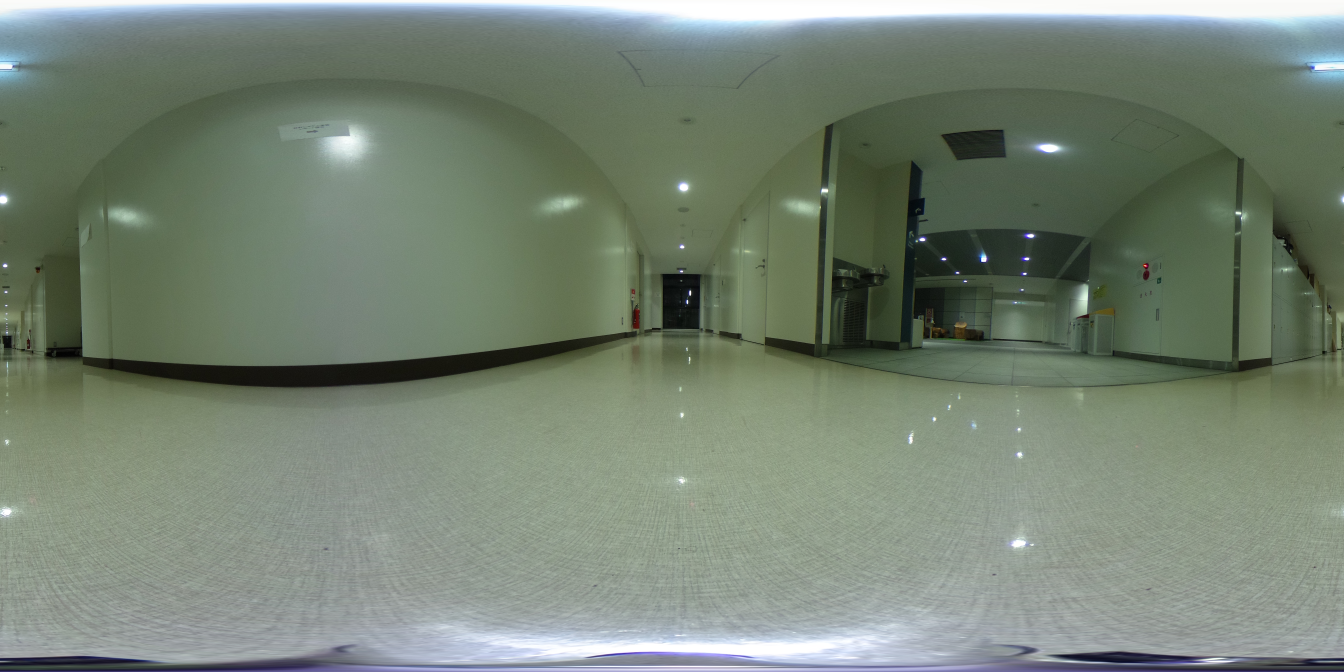
#> input picture default_references/R0010040.JPG, 5376 x 2688 px (shown at 1/4 size); its folder holds only this picture in this run
$ python resize_imgs.py
#> lines starting #> are read from the running program, lines starting #| are printed output that depends on the picture
import os
import argparse
from glob import iglob
from PIL import Image

parser = argparse.ArgumentParser(description="")
parser.add_argument("--type", type=str, default="reference")
args = parser.parse_args()
if args.type == "reference":
    default_directory = "default_references"
    saving_directory = "reference_images"
else:
    default_directory = "default_query"
    saving_directory = "query_images"

for i, path in enumerate(iglob(os.path.join(default_directory, "*"))):
    image = Image.open(path)
#> image is the input picture: PIL image 5376x2688 RGB; mean R, G, B 118, 130.7, 115.6
    image = image.crop((0, 0, 5375, 2688/3*2))###
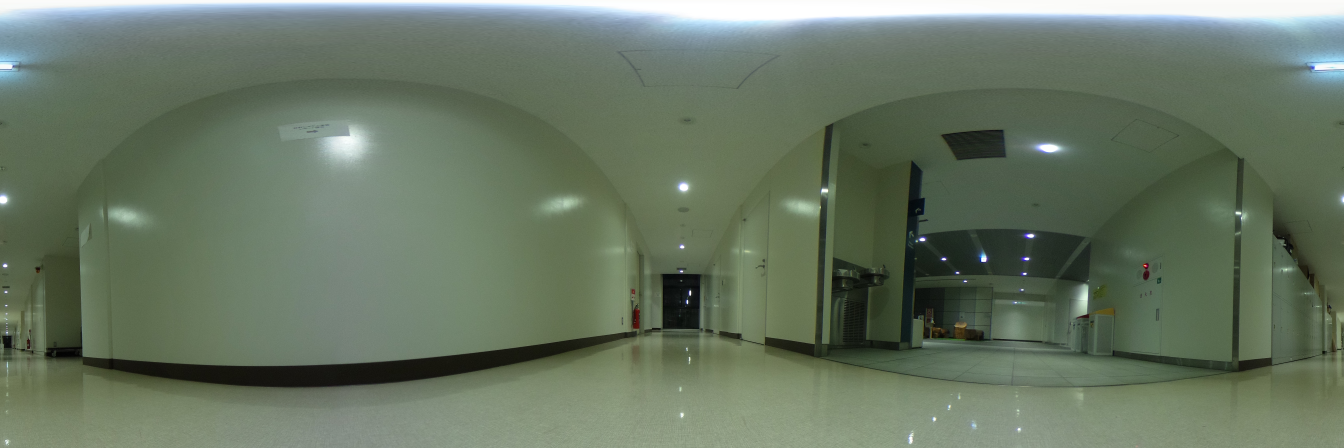
#> image: PIL image 5375x1792 RGB (shown at 1/4 size); mean R, G, B 103.6, 117.8, 99.2
    resized_image = image.resize((224*4, 224), Image.LANCZOS)
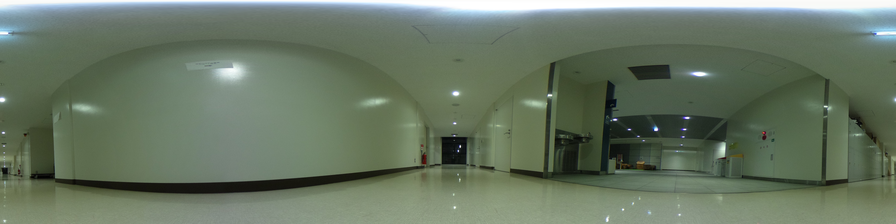
#> resized_image: PIL image 896x224 RGB; mean R, G, B 103.6, 117.8, 99.2
    os.makedirs(saving_directory, exist_ok=True)
    resized_image.save(f"{saving_directory}/{i}_resized.jpg")

$ run again, on default_references/R0010044.JPG
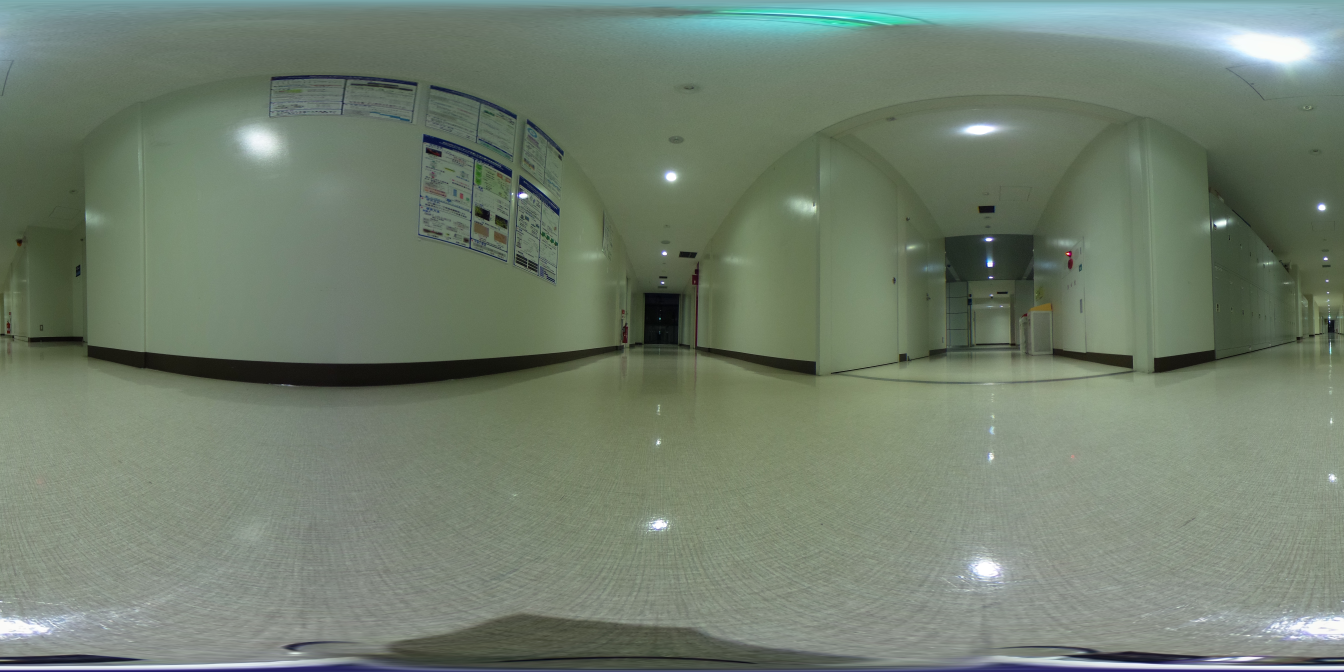
#> input picture default_references/R0010044.JPG, 5376 x 2688 px (shown at 1/4 size)
#> image is the input picture: PIL image 5376x2688 RGB; mean R, G, B 113.4, 126.6, 110.4
#> `image = image.crop((0, 0, 5375, 2688/3*2))###`:
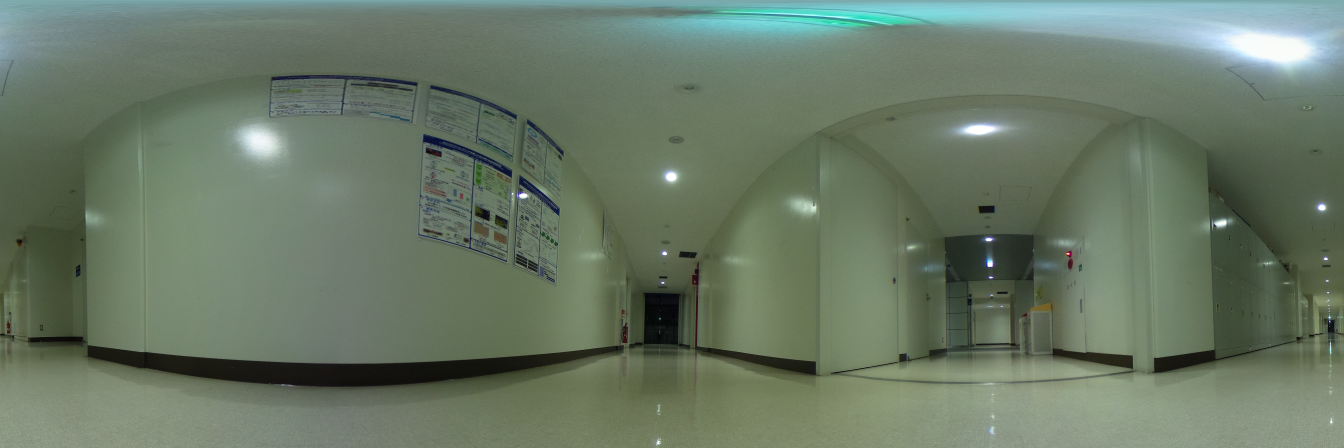
#> image: PIL image 5375x1792 RGB (shown at 1/4 size); mean R, G, B 104.8, 120.4, 101.9
#> `resized_image = image.resize((224*4, 224), Image.LANCZOS)`:
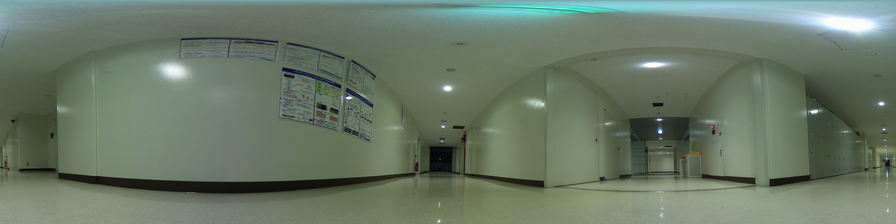
#> resized_image: PIL image 896x224 RGB; mean R, G, B 104.8, 120.4, 101.9

$ run again, on default_references/R0010045.JPG
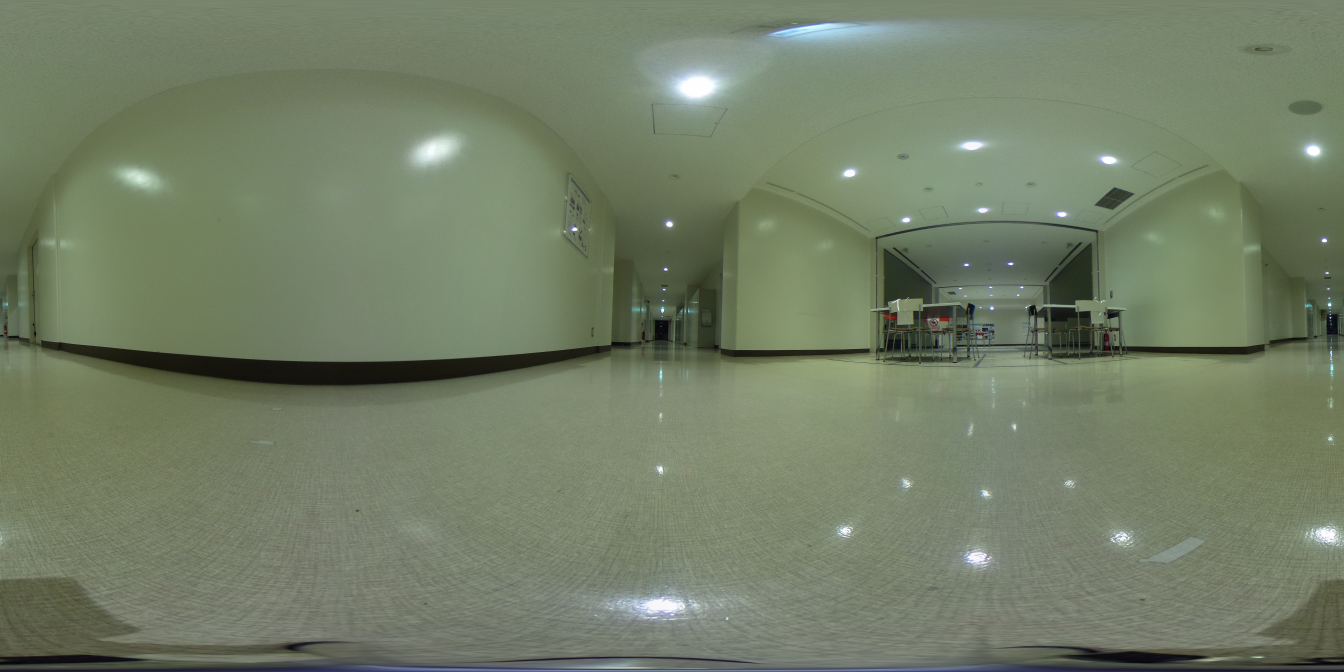
#> input picture default_references/R0010045.JPG, 5376 x 2688 px (shown at 1/4 size)
#> image is the input picture: PIL image 5376x2688 RGB; mean R, G, B 114.8, 126.4, 102.8
#> `image = image.crop((0, 0, 5375, 2688/3*2))###`:
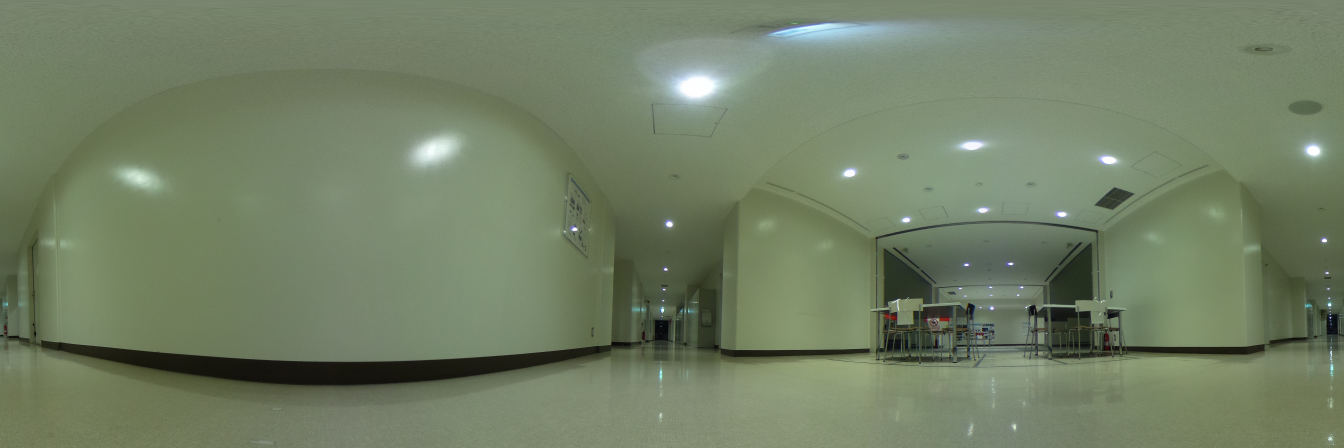
#> image: PIL image 5375x1792 RGB (shown at 1/4 size); mean R, G, B 113.7, 127.2, 101
#> `resized_image = image.resize((224*4, 224), Image.LANCZOS)`:
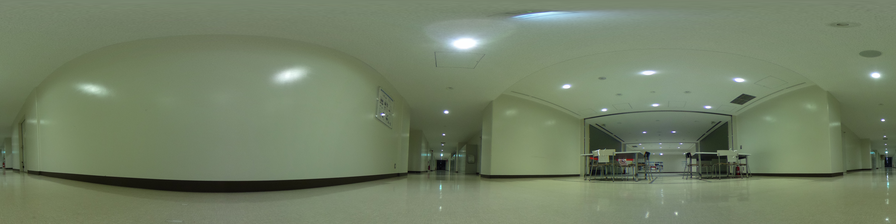
#> resized_image: PIL image 896x224 RGB; mean R, G, B 113.7, 127.2, 101

$ run again, on default_references/R0010046.JPG
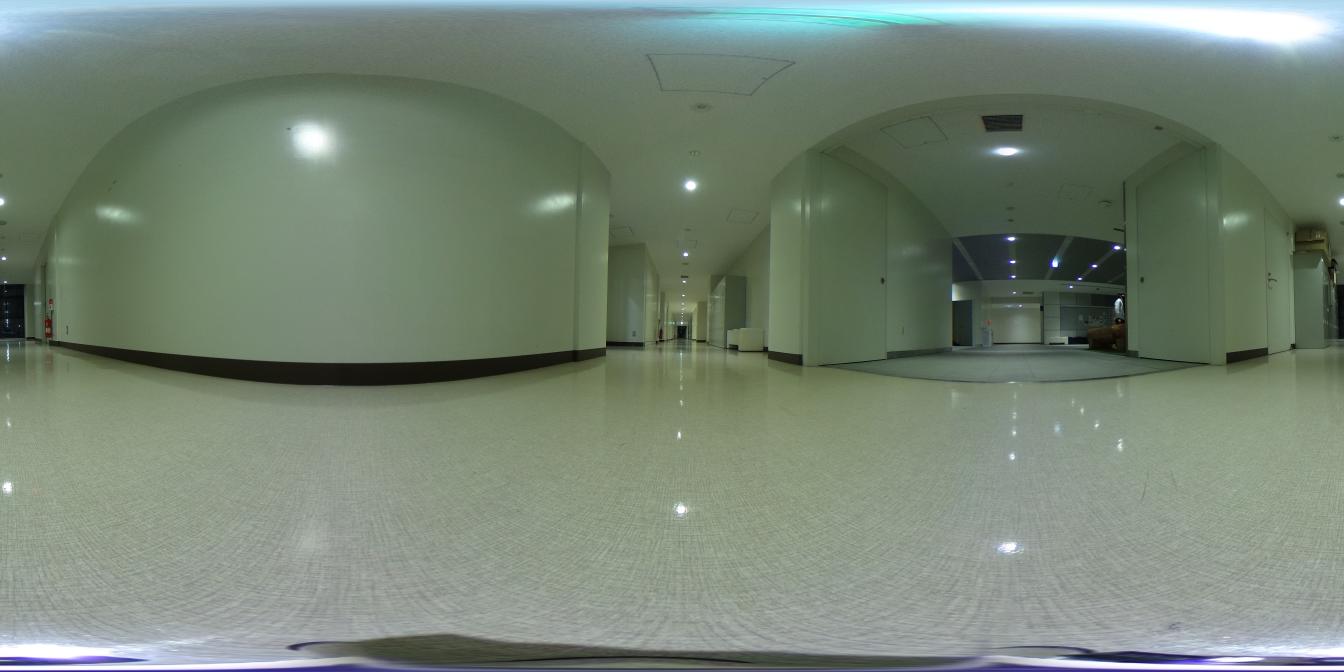
#> input picture default_references/R0010046.JPG, 5376 x 2688 px (shown at 1/4 size)
#> image is the input picture: PIL image 5376x2688 RGB; mean R, G, B 118.1, 131.8, 116.9
#> `image = image.crop((0, 0, 5375, 2688/3*2))###`:
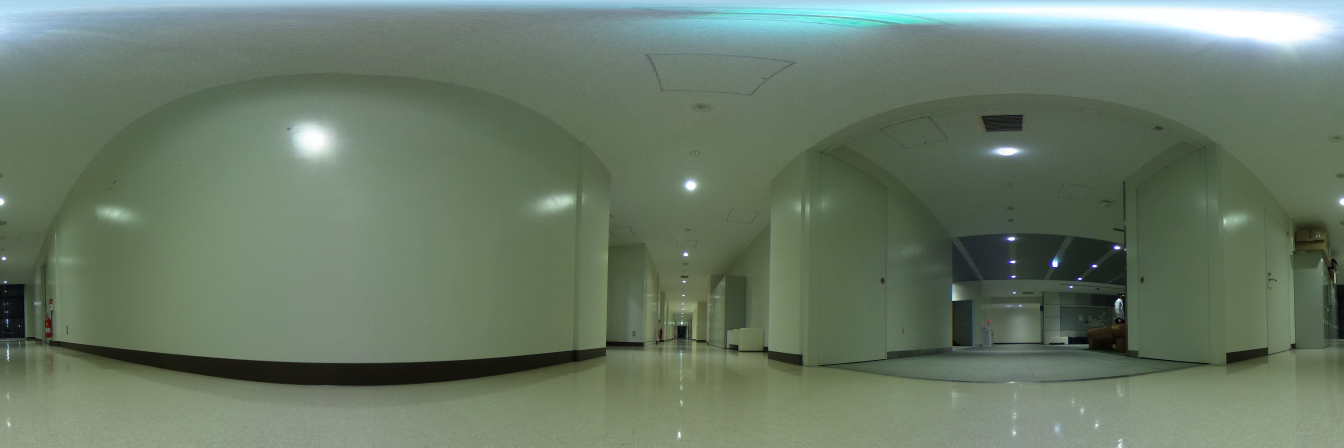
#> image: PIL image 5375x1792 RGB (shown at 1/4 size); mean R, G, B 104.8, 120.9, 103
#> `resized_image = image.resize((224*4, 224), Image.LANCZOS)`:
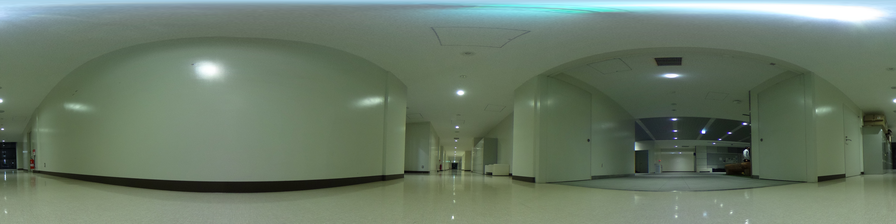
#> resized_image: PIL image 896x224 RGB; mean R, G, B 104.8, 120.9, 103

$ run again, on default_references/R0010041.JPG
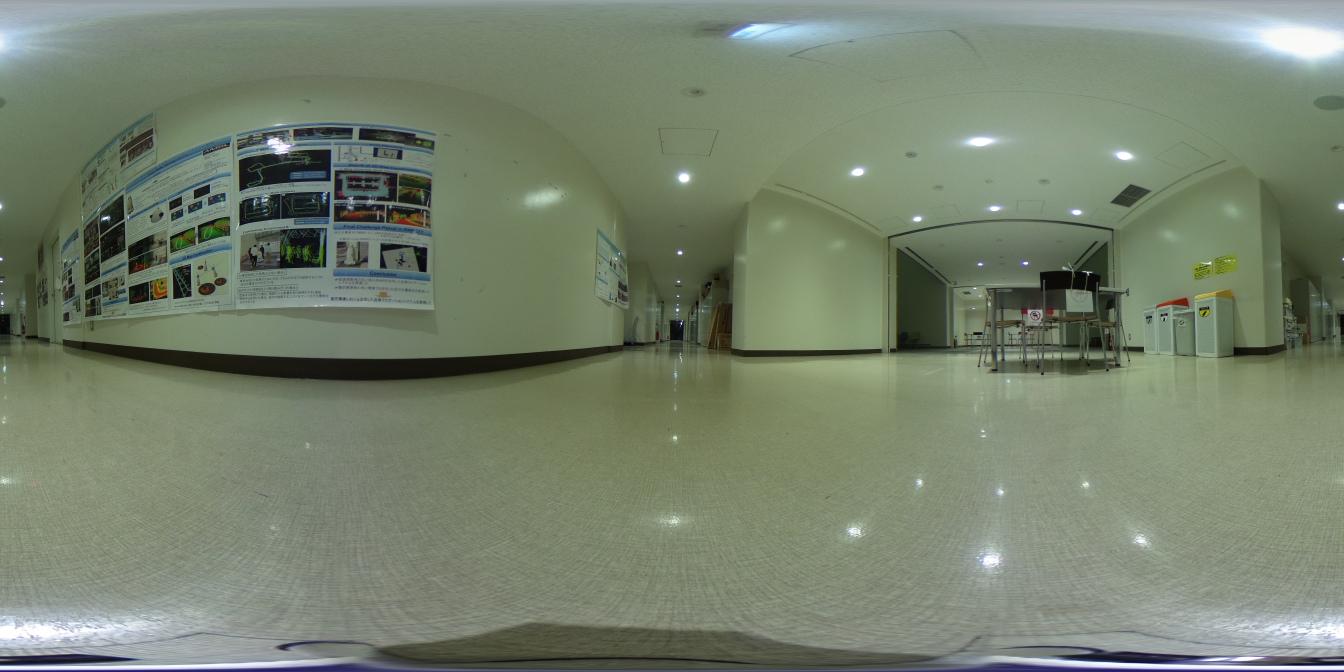
#> input picture default_references/R0010041.JPG, 5376 x 2688 px (shown at 1/4 size)
#> image is the input picture: PIL image 5376x2688 RGB; mean R, G, B 118.2, 129.4, 109.7
#> `image = image.crop((0, 0, 5375, 2688/3*2))###`:
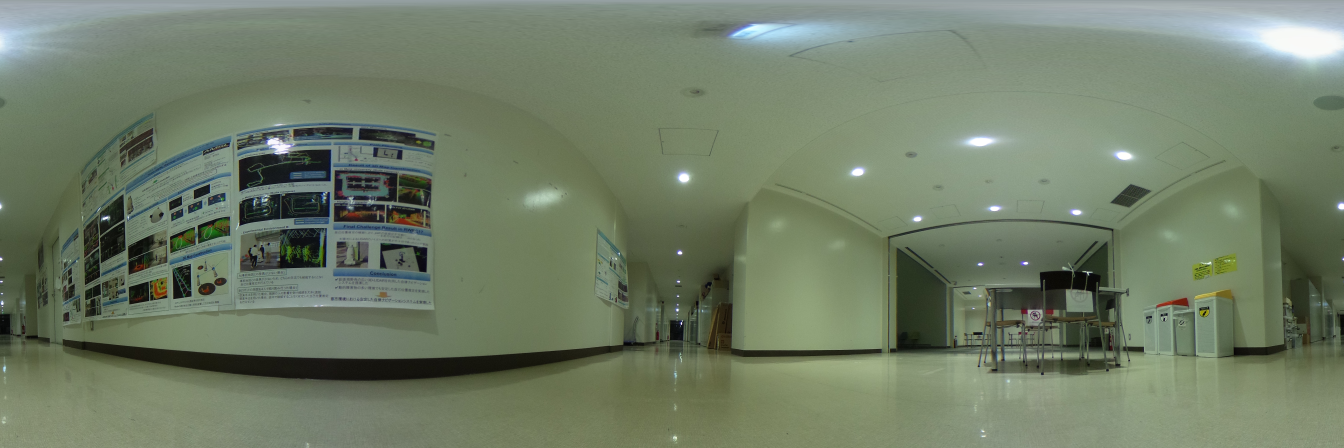
#> image: PIL image 5375x1792 RGB (shown at 1/4 size); mean R, G, B 112.2, 125.1, 103.2
#> `resized_image = image.resize((224*4, 224), Image.LANCZOS)`:
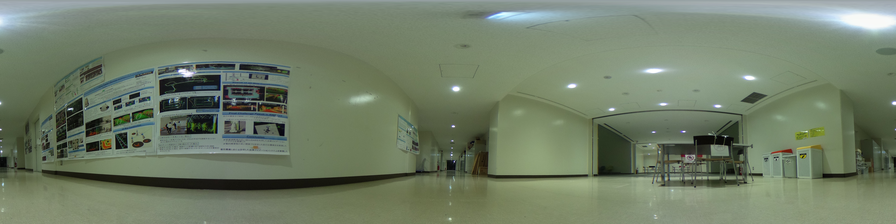
#> resized_image: PIL image 896x224 RGB; mean R, G, B 112.2, 125.1, 103.2
